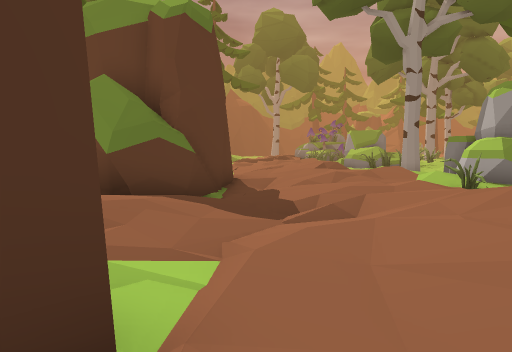
View 1 (above)

24 first-person views from a walk through a Unity game level. The camera is 1.5 m above the floor, tilts 4° down and sees 70° across. The floor is counted in squares, 2 m on a side. Each view is taken from the middle of a square. On the plan, view 1 faces up. The plan holds only what a view shows up to about 11 squares ahead; the rest is blank. The place goes on beyond the plan. The player character is not drawn. Some animated figures are left out.

View 2
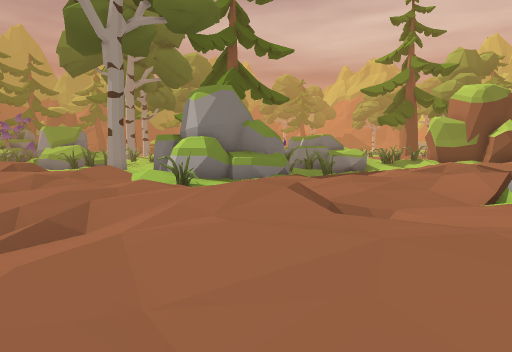

View 3
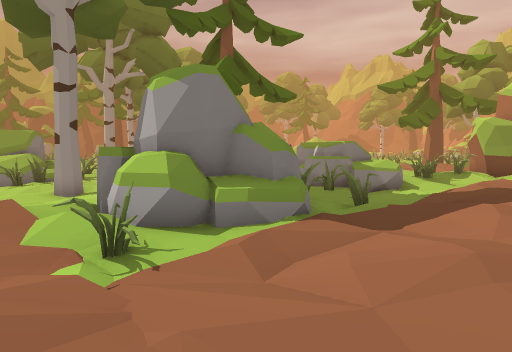

View 4
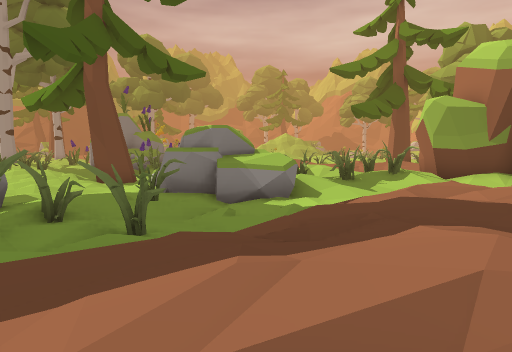

View 5
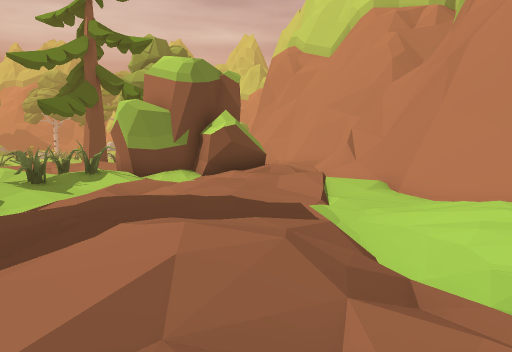

View 6
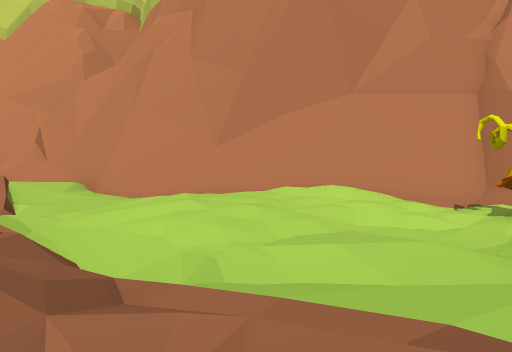

View 7
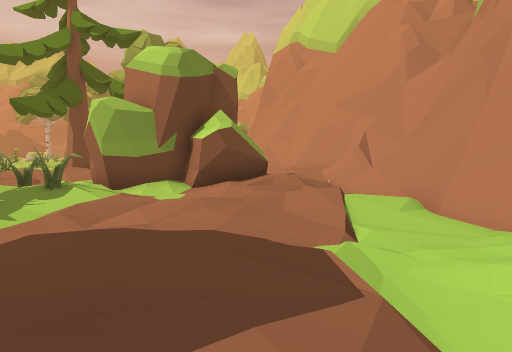

View 8
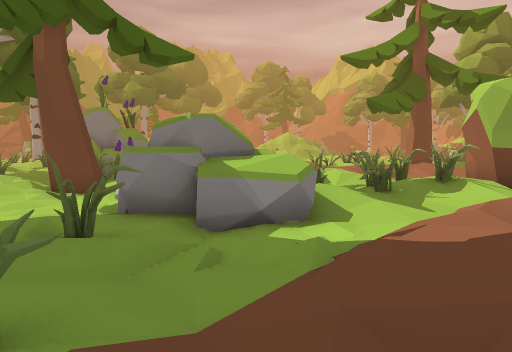

View 9
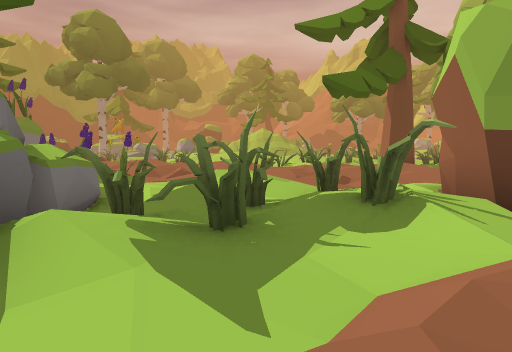

View 10
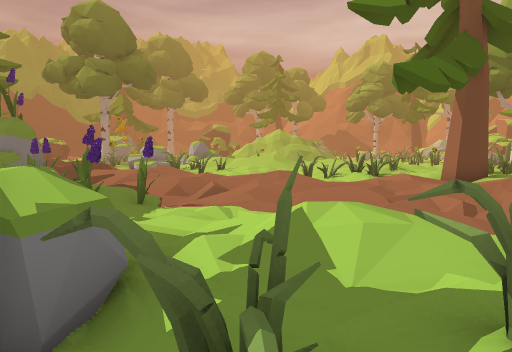

View 11
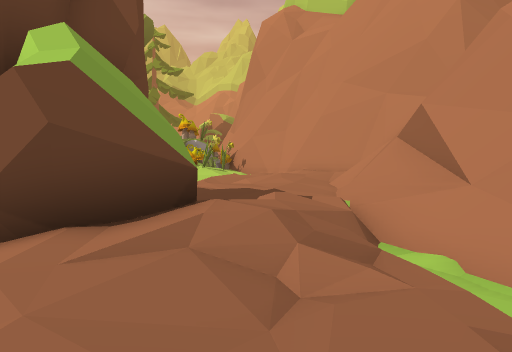

View 12
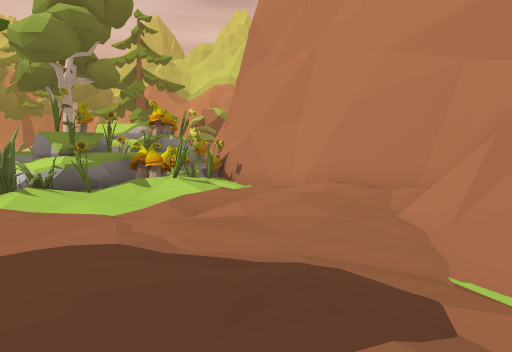

View 13
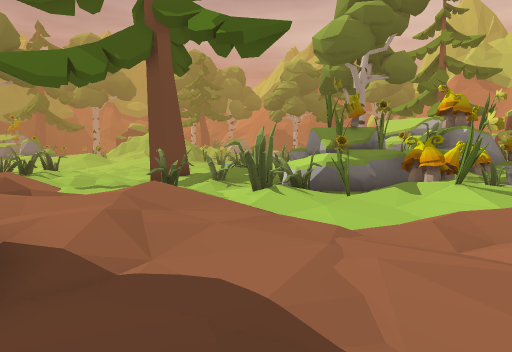

View 14
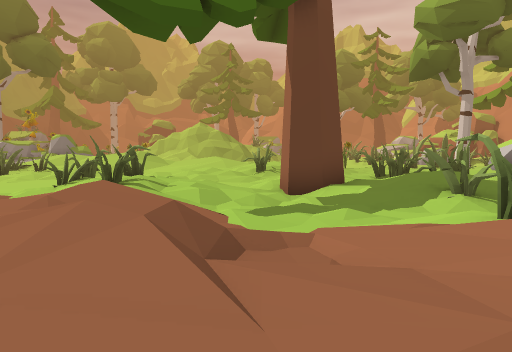

View 15
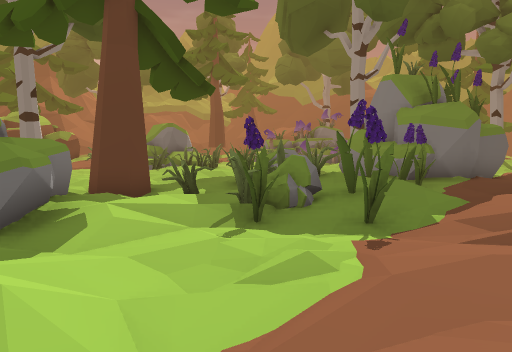

View 16
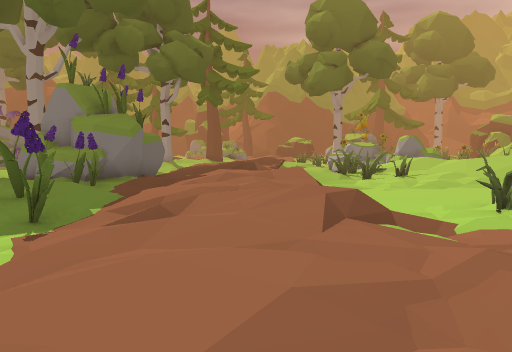

View 17
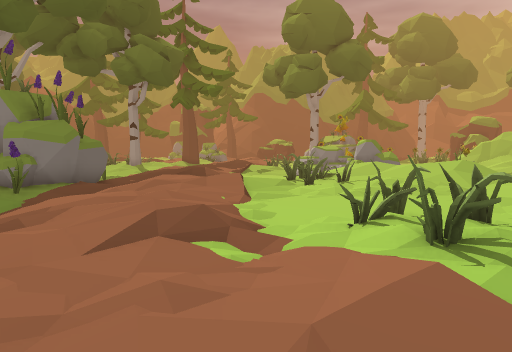

View 18
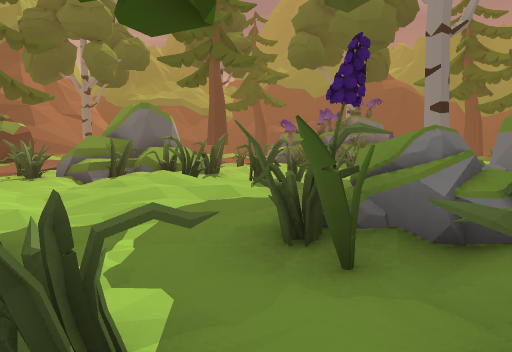

View 19
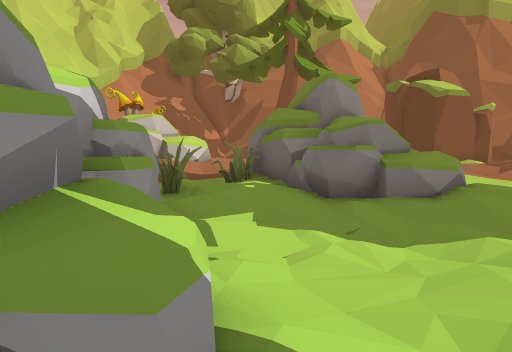

View 20
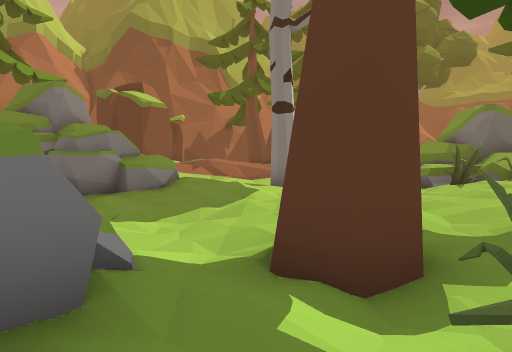

View 21
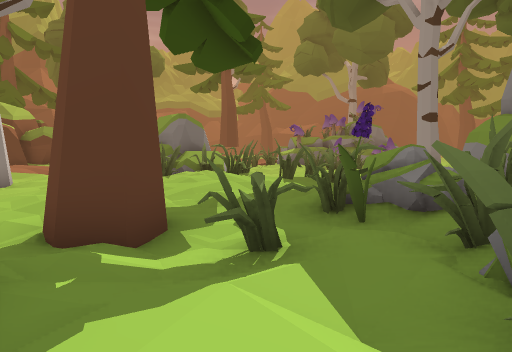

View 22
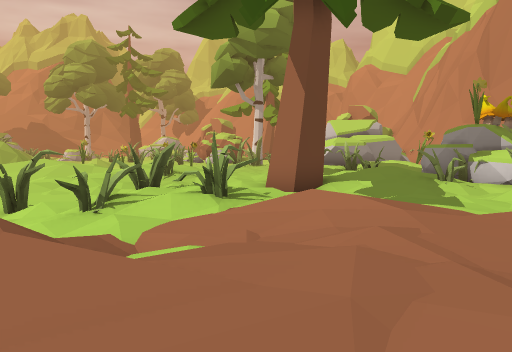

View 23
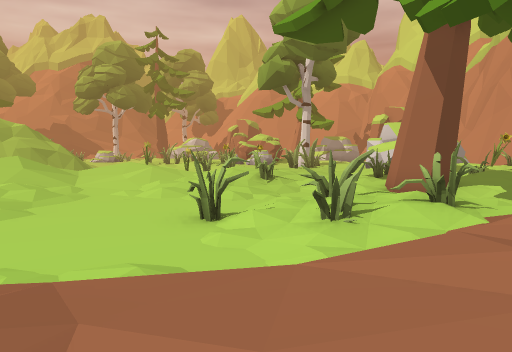

View 24
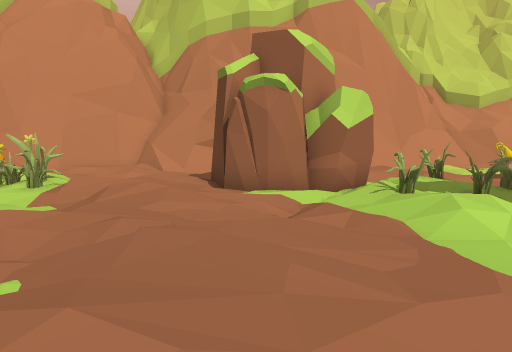

### Floor plan
Key: @ floor where view 1 was taken; # wall or solid block; x gap in a wall; . main floor; : floor 0.25 m higher than the main floor; - floor 0.25 m lower than the main floor; + floor 0.5 m higher than the main floor; _ floor 0.5 m lower than the main floor; * floor 0.75 m higher than the main floor; < floor 0.75 m lower than the main floor; % floor 1 m higher than the main floor; / step, stairs or slope; = window, fence, low wall or low ledge; ^ raised ledge; M mushroom; R rock; O other object.
Columns run from 3 left of view 1 to 34 right of it. Each row starts with its distance up from view 1.
 23            ## O OO  ####:: ++/-..::/:+
 22            ^^O:.OO   ##O//+:..--....::
 21           #^O::O:.. ROO.-.::.------.::
 20          OOO--./:..RRR/O.:++:-----.::
 19          O.O--..:/-OOO:+::+/:.--O-.:+:
 18           -----..---OORO.//++/-/O--.:O
 17          -#__-/..##OO-ROO./**/OOO/--./
 16          <_--/-.-_x..:/--/++/.:O+:/-..
 15         ---./-____^##:/.-/:++:+O+:-..:
 14      *///--:^-_<__####../.:+++*//.-#..
 13      +/.... ##____####.//:.:++:..-.::O
 12      +  /#  ##../####-.//////*/.../+O
 11    ..:+*/#  ##::-###/O:.+..:+//...O+/
 10   #//++:+#  #OOOO_#^+OO:O:::++/:O/./:#
  9   #-/::./##^#-OO-_--:OOO####/++*+.O^##
  8  ##.:::OO.^^/..-__--../+## ##:++/OO##
  7 ##..:++:../:..:-/...-/:.##  #++:./:O#O
  6 //:./:+:.//://+//::://:..#   /::../+MM
  5  +:./++:::+:++**/++:++:/+#  ::::-..O/O
  4  +:./+%/::+++//*+/:::+++*# :+:::--::/
  3   ./:+/...:*+://///.:/+:/*+++:::+/:..#
  2    ..++::# //./-----.//:///::..:++::##
  1   #/./+      ---...--/:.///////::++/#
  0    @         .--.::.######^#####=+/##
 -1              -_-...###         #=###
 -2              M-../##
 -3              .-/###
 -4               ###

Where each view was taken, in squares from view 1:
view 1: 0 up, 0 right, facing up
view 2: 1 up, 0 right, facing up-right
view 3: 4 up, 3 right, facing up-right
view 4: 4 up, 9 right, facing up-right
view 5: 4 up, 9 right, facing right
view 6: 4 up, 9 right, facing down-right
view 7: 4 up, 11 right, facing right
view 8: 6 up, 11 right, facing up-right
view 9: 7 up, 16 right, facing up-right
view 10: 10 up, 17 right, facing up-right
view 11: 3 up, 18 right, facing right
view 12: 3 up, 23 right, facing right
view 13: 3 up, 25 right, facing up-right
view 14: 9 up, 25 right, facing up-right
view 15: 13 up, 23 right, facing up-left
view 16: 12 up, 24 right, facing up
view 17: 12 up, 26 right, facing up
view 18: 17 up, 18 right, facing up-left
view 19: 16 up, 16 right, facing down-left
view 20: 16 up, 18 right, facing left
view 21: 15 up, 19 right, facing up-left
view 22: 15 up, 23 right, facing right
view 23: 18 up, 23 right, facing right
view 24: 18 up, 24 right, facing down
